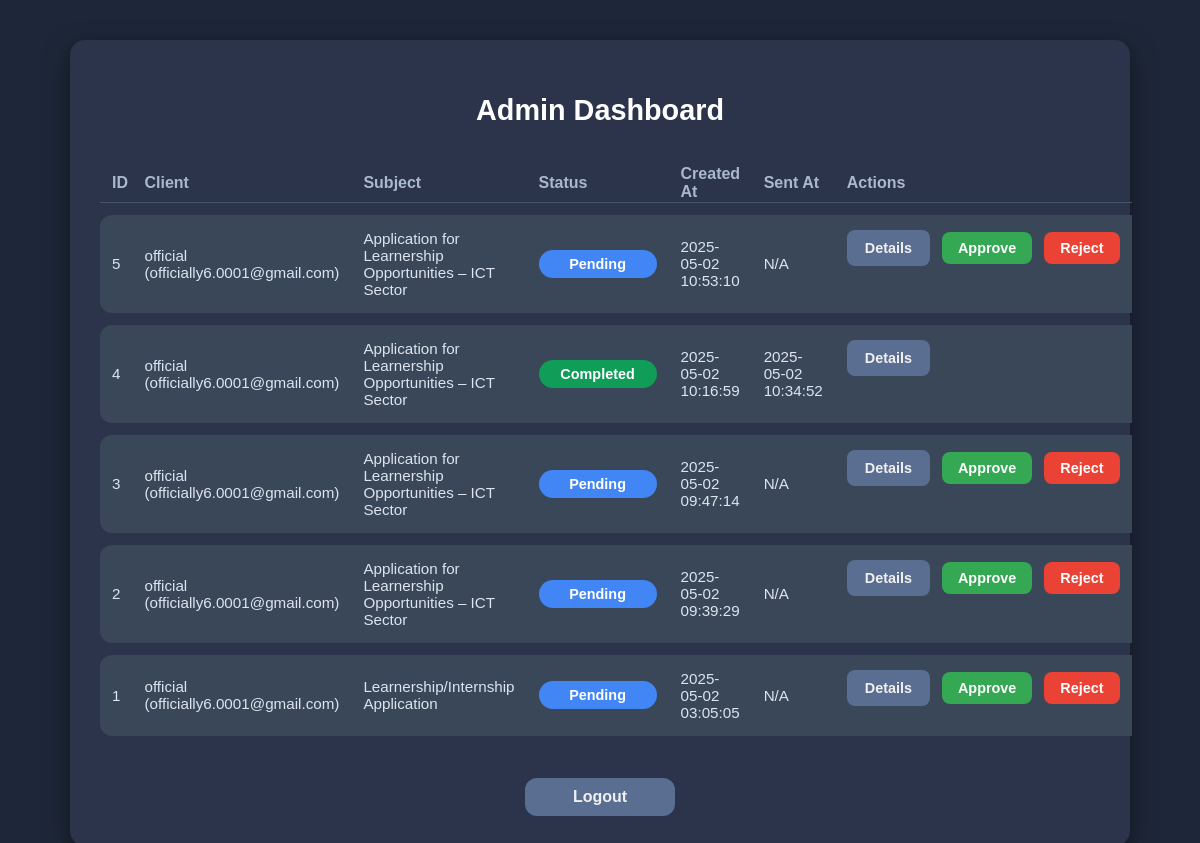
/admin (signed in), run on the app's committed database.
### app.py (models this page shows)
class Batch(db.Model):
    id = db.Column(db.Integer, primary_key=True)
    client_id = db.Column(db.Integer, db.ForeignKey('client.id'), nullable=False)
    subject = db.Column(db.String(255), nullable=False)
    body = db.Column(db.Text, nullable=False)
    cv_filename = db.Column(db.String(255))
    status = db.Column(db.String(20), default='pending') # e.g., 'pending', 'approved', 'rejected', 'sending', 'completed'
    created_at = db.Column(db.DateTime, default=datetime.utcnow)
    sent_at = db.Column(db.DateTime, nullable=True)
    emails = db.relationship('BatchEmail', backref='batch', cascade='all, delete-orphan')

class Client(db.Model):
    id = db.Column(db.Integer, primary_key=True)
    google_id = db.Column(db.String(255), unique=True, nullable=False)
    email = db.Column(db.String(255), nullable=False)
    name = db.Column(db.String(255))
    token = db.Column(db.Text, nullable=False) # Google access token
    refresh_token = db.Column(db.Text, nullable=True) # Google refresh token
    token_uri = db.Column(db.Text, nullable=True) # Google token URI
    client_id = db.Column(db.Text, nullable=True) # Your Google OAuth client ID
    client_secret = db.Column(db.Text, nullable=True) # Your Google OAuth client secret
    scopes = db.Column(db.Text, nullable=True) # Scopes granted by the user
    batches = db.relationship('Batch', backref='client')

### app.py (the view)
@app.route('/admin')
@admin_required
def admin_dashboard():
    batches = Batch.query.order_by(Batch.created_at.desc()).all()
    return render_template('admin_dashboard.html', batches=batches)

### app.py (called while the page is built)
def admin_required(f):
    from functools import wraps
    @wraps(f)
    def decorated_function(*args, **kwargs):
        if not session.get('admin_logged_in'):
            flash("Admin login required.", "warning")
            return redirect(url_for('admin_login'))
        return f(*args, **kwargs)
    return decorated_function

### templates/admin_dashboard.html (shortened to what this page needs)
<!doctype html>
<html lang="en">
<head>
</head>
<body>
  <div class="dashboard-card">
    <h2>Admin Dashboard</h2>
    <table>
      <thead>
        <tr>
          <th>ID</th>
          <th>Client</th>
          <th>Subject</th>
          <th>Status</th>
          <th>Created At</th>
          <th>Sent At</th>
          <th>Actions</th>
        </tr>
      </thead>
      <tbody>
        {% for batch in batches %}
        <tr>
          <td>{{ batch.id }}</td>
          <td>{{ batch.client.name }} ({{ batch.client.email }})</td>
          <td>{{ batch.subject }}</td>
          <td><span class="status-badge {{ batch.status|lower }}">{{ batch.status|capitalize }}</span></td>
          <td>{{ batch.created_at.strftime('%Y-%m-%d %H:%M:%S') if batch.created_at else 'N/A' }}</td>
          <td>{{ batch.sent_at.strftime('%Y-%m-%d %H:%M:%S') if batch.sent_at else 'N/A' }}</td>
          <td class="action-buttons">
            <a href="{{ url_for('admin_batch_detail', batch_id=batch.id) }}" title="View Details">Details</a>
            {% if batch.status == 'pending' %}
            <form method="post" action="{{ url_for('admin_batch_detail', batch_id=batch.id) }}">
              <button class="approve-btn" type="submit" title="Approve" onclick="return confirm('Approve batch {{ batch.id }}?')">Approve</button>
            </form>
            <form method="post" action="{{ url_for('admin_batch_detail', batch_id=batch.id) }}">
              <button class="reject-btn" type="submit" title="Reject" onclick="return confirm('Reject batch {{ batch.id }}?')">Reject</button>
            </form>
            {% endif %}
          </td>
        </tr>
        {% else %}
        <tr>
          <td colspan="7" style="text-align:center; padding: 20px;">No batches found.</td>
        </tr>
        {% endfor %}
      </tbody>
    </table>
    <a href="{{ url_for('logout') }}" class="logout">Logout</a>
  </div>
</body>
</html>

### templates/admin_dashboard.html (style rules this page uses)
body { margin: 0; font-family: Arial, sans-serif; background-color: #1e2739; color: #eee; min-height: 100vh; display: flex; justify-content: center; align-items: flex-start; padding: 40px 20px; }
.dashboard-card { background-color: #2b344a; border-radius: 15px; box-shadow: 0 8px 24px rgba(0, 0, 0, 0.5); padding: 30px; max-width: 1000px; width: 100%; color: #f0f0f0; }
h2 { text-align: center; margin-bottom: 25px; font-weight: 700; font-size: 1.8rem; color: #ffffff; }
table { width: 100%; border-collapse: separate; border-spacing: 0 12px; }
table thead th { text-align: left; padding-left: 12px; font-weight: 600; font-size: 1rem; border-bottom: 1px solid #445566; color: #aab8cc; }
table tbody tr { background-color: #394758; border-radius: 12px; transition: background-color 0.3s; }
table tbody td { padding: 15px 12px; vertical-align: middle; font-size: 0.95rem; color: #dde4f0; }
table tbody tr td:first-child { border-top-left-radius: 12px; border-bottom-left-radius: 12px; }
table tbody tr td:last-child { border-top-right-radius: 12px; border-bottom-right-radius: 12px; }
.status-badge { display: inline-block; padding: 6px 14px; border-radius: 9999px; font-weight: 600; font-size: 0.9rem; text-transform: capitalize; min-width: 90px; text-align: center; user-select: none; }
.pending { background-color: #4285f4; color: #fff; }
.completed { background-color: #0f9d58; color: #fff; }
.action-buttons { display: flex; gap: 12px; align-items: center; }
.action-buttons a, .action-buttons button { display: flex; align-items: center; gap: 6px; border: none; border-radius: 8px; padding: 8px 16px; font-weight: 600; font-size: 0.9rem; cursor: pointer; text-decoration: none; transition: background-color 0.3s, box-shadow 0.3s; user-select: none; }
.action-buttons a { background-color: #5a6e91; color: #f0f0f0; border: 2px solid transparent; }
.approve-btn { background-color: #34a853; color: white; border: 2px solid transparent; }
.reject-btn { background-color: #ea4335; color: white; border: 2px solid transparent; }
.logout { display: block; margin: 30px auto 0 auto; width: 150px; background-color: #5a6e91; color: #f0f0f0; text-align: center; padding: 10px 0; font-weight: 600; border-radius: 12px; cursor: pointer; text-decoration: none; transition: background-color 0.3s ease; user-select: none; }

### data on the page
Batch: id "5", client.name "official", client.email "officially6.0001@gmail.com", subject "Application for Learnership Opportunities – ICT Sector", status "Pending", created_at "2025-05-02 10:53:10", sent_at "N/A"
Batch: id "4", client.name "official", client.email "officially6.0001@gmail.com", subject "Application for Learnership Opportunities – ICT Sector", status "Completed", created_at "2025-05-02 10:16:59", sent_at "2025-05-02 10:34:52"
Batch: id "3", client.name "official", client.email "officially6.0001@gmail.com", subject "Application for Learnership Opportunities – ICT Sector", status "Pending", created_at "2025-05-02 09:47:14", sent_at "N/A"
Batch: id "2", client.name "official", client.email "officially6.0001@gmail.com", subject "Application for Learnership Opportunities – ICT Sector", status "Pending", created_at "2025-05-02 09:39:29", sent_at "N/A"
Batch: id "1", client.name "official", client.email "officially6.0001@gmail.com", subject "Learnership/Internship Application", status "Pending", created_at "2025-05-02 03:05:05", sent_at "N/A"
